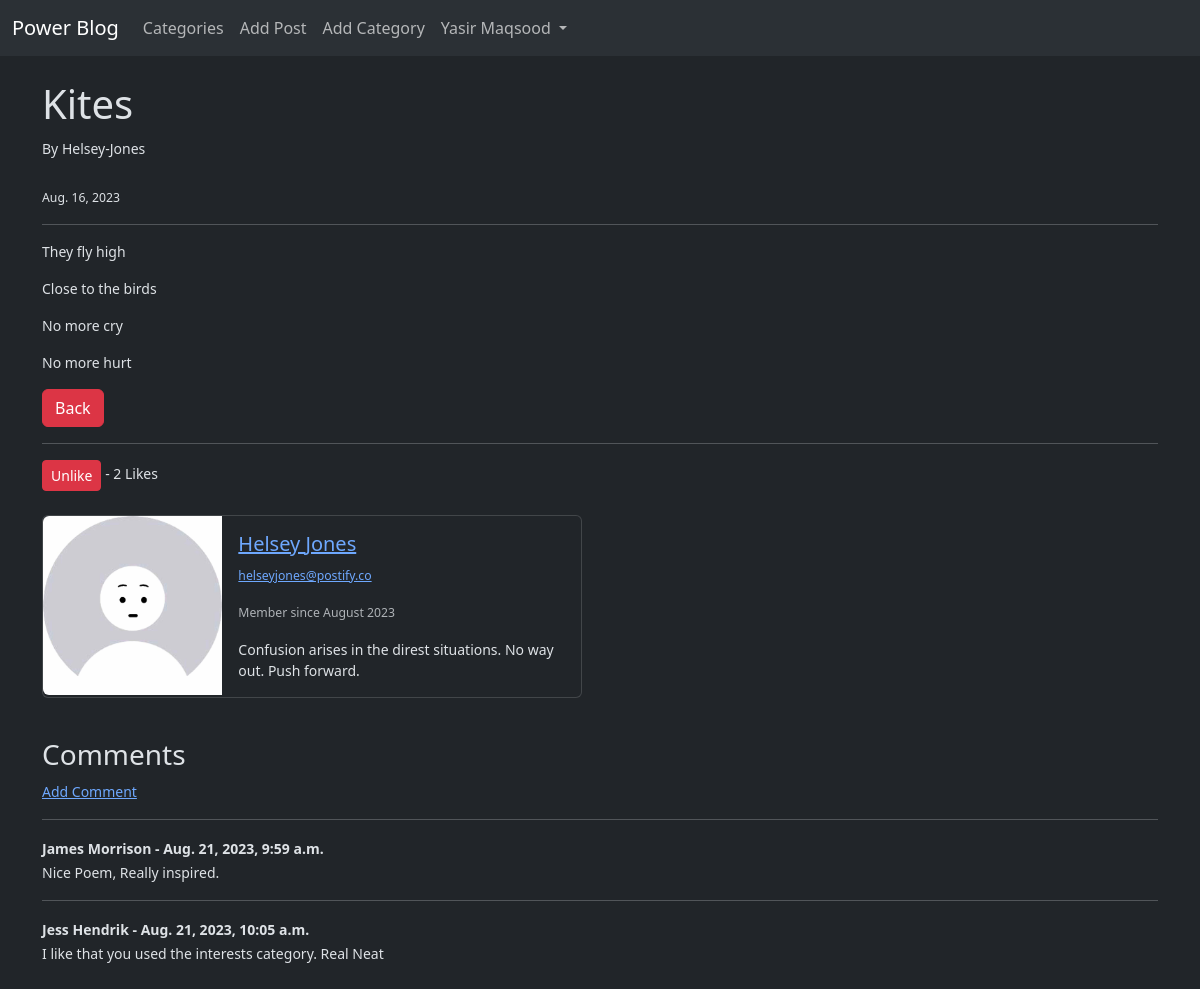
Screenshot of /article/4 (signed in) with the database file from the repository.
### theblog/models.py (models this page shows, shortened)
class Post(models.Model):
    title = models.CharField(max_length = 255)
    header_image = models.ImageField(null=True, blank=True, upload_to="images/")
    title_tag = models.CharField(max_length = 255)
    author = models.ForeignKey(User, on_delete=models.CASCADE)
    body = RichTextField(blank=True, null=True)
    post_date = models.DateField(auto_now_add=True)
    category = models.CharField(max_length=255, default='Abstract')
    snippet = models.CharField(max_length=255, default='Click to look inside. Meow!')
    likes = models.ManyToManyField(User, related_name='blog_posts')
    def total_likes(self):
        return self.likes.count()

class Profile(models.Model):
    user = models.OneToOneField(User, null=True, on_delete=models.CASCADE)
    bio = models.TextField()
    profile_pic = models.ImageField(null=True, blank=True, upload_to="images/profile/")
    website_url = models.CharField(max_length=255, null=True, blank=True)
    facebook_url = models.CharField(max_length=255, null=True, blank=True)
    github_url = models.CharField(max_length=255, null=True, blank=True)
    instagram_url = models.CharField(max_length=255, null=True, blank=True)
    twitter_url = models.CharField(max_length=255, null=True, blank=True)
    linkedin_url = models.CharField(max_length=255, null=True, blank=True)

class Comment(models.Model):
    post = models.ForeignKey(Post, related_name="comments", on_delete=models.CASCADE)
    name = models.CharField(max_length=255)
    body = models.TextField()
    date_added = models.DateTimeField(auto_now_add=True)

### theblog/views.py (the view)
# urls.py: path('article/<int:pk>', ArticleView.as_view(), name="article-detail"),
class ArticleView(DetailView):
    model = Post
    template_name = 'article_details.html'
    def get_context_data(self, *args, **kwargs):
        context = super(ArticleView, self).get_context_data(*args, **kwargs)
        stuff = get_object_or_404(Post, id=self.kwargs['pk'])
        total_likes = stuff.total_likes()
        liked = False
        if stuff.likes.filter(id=self.request.user.id).exists():
            liked = True
        context["total_likes"] =  total_likes
        context["liked"] = liked
        return context

### theblog/templates/article_details.html (shortened to what this page needs)
{% extends 'base.html'%}
{% load static %}
{% block content %}
<h1>{{post.title}}</h1>
<small>By {{post.author.first_name}}-{{post.author.last_name}} <br>
<br>
<small>{{post.post_date}}</small>
<hr>
<p>{{post.body|safe}}</p>
<p><a href="{% url 'home'%}" class="btn btn-danger">Back</a></p>
<hr>
<form action="{% url 'like_post' post.pk %}" method="POST">
    {% if user.is_authenticated %}
    {% if liked %}
    <button type="submit" class="btn btn-danger btn-sm" name="post_id" value="{{post.id}}">Unlike</button>
    {% else %}
    <button type="submit" class="btn btn-secondary btn-sm" name="post_id" value="{{post.id}}">Like</button>
    {% endif %}
    {% else %}
    <a href="{% url 'login' %}">Login</a> to like
    {% endif %}
    - {{ total_likes }} Likes
</form>
<br>
<div class="card mb-3" style="max-width: 540px;">
    <div class="row g-0">
        <div class="col-md-4">
            {% if post.author.profile.profile_pic %}
            <img src="{{post.author.profile.profile_pic.url}}" class="img-fluid rounded-start" alt="profile pic">
            {% else %}
            <img src="{% static 'theblog/images/no-profile-picture-6-1024x1024.jpg' %}" class="img-fluid rounded-start" alt="...">
            {% endif %}
        </div>
        <div class="col-md-8">
            <div class="card-body">
                <h5 class="card-title">
                    <a href="{% url 'show_profile_page' post.author.profile.id%}">
                        {{post.author.first_name}} {{post.author.last_name}}
                    </a>
                </h5>
                <p class="card-text"><small class="text-body-secondary">
                        <a href="mailto:{{post.author.email}}">{{post.author.email}}</a>
                    </small></p>
                <p class="card-text"><small class="text-body-secondary">Member since {{post.author.date_joined|date:"F Y"}}</small></p>
                <p class="card-text">{{post.author.profile.bio}}</p>
            </div>
        </div>
    </div>
</div>
<br>
<h3>Comments</h3>
{% if not post.comments.all %}
    No Comments Here...
    <a href="{% url 'add_comment' post.pk %}">Add One</a>
{% else %}
    <a href="{% url 'add_comment' post.pk %}">Add Comment</a>
    <br>
    {% for comment in post.comments.all %}
    <hr>
    <strong>{{comment.name}} - {{comment.date_added}}</strong>
    <br>
    {{comment.body}}
    <br>
    {% endfor %}
{% endif %}
<br>
{% endblock %}

### theblog/templates/base.html (shortened to what this page needs)
<!doctype html>
<html lang="en" data-bs-theme="dark">
<head>
  <link href="https://cdn.jsdelivr.net/npm/bootstrap@5.3.1/dist/css/bootstrap.min.css" rel="stylesheet"
>
</head>
<body>
  <nav class="navbar navbar-expand-lg bg-body-tertiary">
    <div class="container-fluid">
      <a class="navbar-brand" href="{% url 'home' %}">Power Blog</a>
      <div class="collapse navbar-collapse" id="navbarNavDropdown">
        <ul class="navbar-nav mr-auto">
          {% if cat_menu %}
          <li class="nav-item dropdown">
            <a class="nav-link dropdown-toggle" href="#" role="button" data-bs-toggle="dropdown" aria-expanded="false">
              Categories
            </a>
            <ul class="dropdown-menu">
              {% for category in cat_menu %}
              <li><a class="dropdown-item" href="{%url 'category' category|slugify%}">{{ category }}</a></li>
              {% endfor %}
            </ul>
          </li>
          {% else %}
          <li class="nav-item">
            <a class="nav-link" href="{% url 'category-list' %}">Categories</a>
          </li>
          {% endif %}
          {% if user.is_authenticated %}
          <li class="nav-item">
            <a class="nav-link" href="{% url 'add_post' %}">Add Post</a>
          </li>
          <li class="nav-item">
            <a class="nav-link" href="{% url 'add_category' %}">Add Category</a>
          </li>
          {% endif %}
        </ul>
        <ul class="navbar-nav ml-auto">
          {% if user.is_authenticated %}
          <li class="nav-item dropdown">
            <a class="nav-link dropdown-toggle" href="#" role="button" data-bs-toggle="dropdown" aria-expanded="false">
              {{ user.first_name }} {{ user.last_name }}
            </a>
          </li>
          {% endif %}
        </ul>
      </div>
    </div>
  </nav>
  <br>
  <div class="container">
    {% block content %}
    {% endblock %}
  </div>
</body>
</html>

### rows the page displays
Post: title "Kites", author.first_name "Helsey", author.last_name "Jones", post_date "Aug. 16, 2023", body "They fly high Close to the birds No more cry No more hurt", author.email "helseyjones@postify.co", author.date_joined "August 2023", author.profile.bio "Confusion arises in the direst situations. No way out. Push forward."
Comment: name "James Morrison", date_added "Aug. 21, 2023, 9:59 a.m.", body "Nice Poem, Really inspired."
Comment: name "Jess Hendrik", date_added "Aug. 21, 2023, 10:05 a.m.", body "I like that you used the interests category. Real Neat"

### other values shown
{{ user.first_name }} "Yasir"
{{ user.last_name }} "Maqsood"
{{ total_likes }} "2"
